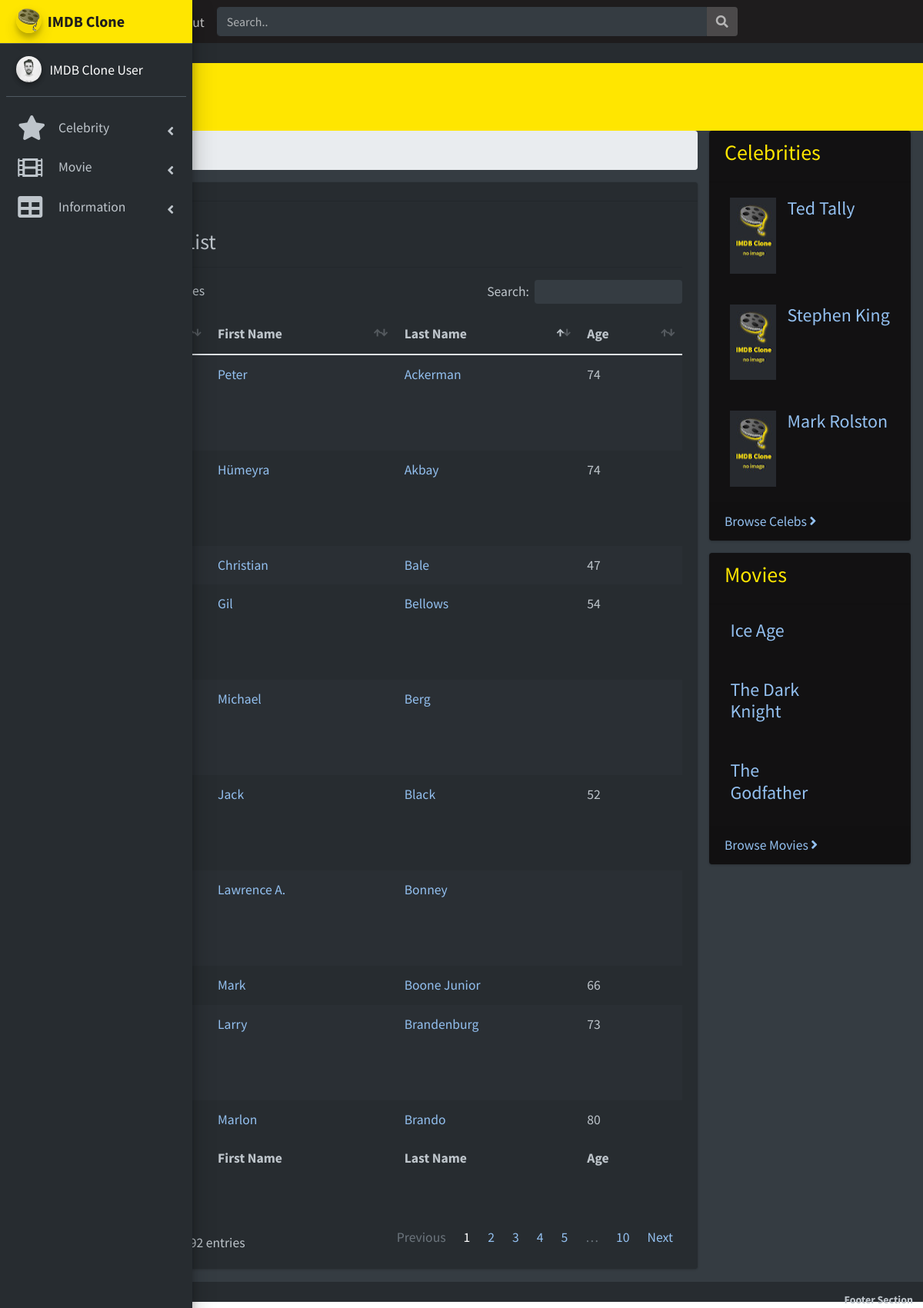
Screenshot of /celeb/ with the database file from the repository.
### celebs/models.py (models this page shows, shortened)
class Celebrity(NameSlugStampedModel):
    name = models.CharField(
        _('full name'), max_length=245, unique=False, db_index=True,
        blank=True, editable=False, help_text=_('computed full name'))
    birth_name = models.CharField(
        _('birth name'), max_length=245, blank=True)
    first_name = models.CharField(
        _('first name'), max_length=75)
    last_name = models.CharField(
        _('last name'), max_length=75, default='', blank=True)
    nick_name = models.CharField(
        _('nick name'), max_length=50, default='', blank=True)
    is_featured = models.BooleanField(
        _('featured'), default=False)
    imdb_id = models.CharField(
        _('IMDB Id'), max_length=15, default='', blank=True,
        db_index=True)
    birthdate = models.DateField(
        _('birth date'), blank=True, null=True)
    birth_place = models.CharField(
        _('birth place'), max_length=200, default='', blank=True)
    deathdate = models.DateField(
        _('death date'), blank=True, null=True)
    death_place = models.CharField(
        _('death place'), max_length=200, default='', blank=True)
    death_reason = models.CharField(
        _('death reason'), max_length=255, default='', blank=True)
    content = RichTextField(
        _('biography'), default='', blank=True)
    content_source = models.URLField(
        _('content source'), default='', blank=True)
    trailer = models.URLField(
        _('trailer'), default='', blank=True,
        help_text=_('trailer url (ONLY for youtube videos yet)'))
    trailer_info = models.CharField(
        _('trailer info'), max_length=250, default='', blank=True)
    image = models.ImageField(
        _('image'), upload_to=celeb_directory_path,
        blank=True, null=True)
    image_credit = models.CharField(
        _('image credit'), max_length=250, default='', blank=True)
    duties = models.ManyToManyField(
        Duty, blank=True,
        related_name='celebs', verbose_name=_('duties'),
        help_text=_("Celebrities' duties in movies"))
    @cached_property
    def age(self):
        return get_age(self.birthdate, self.deathdate)
    class Meta:
        verbose_name = _('celebrity')
        verbose_name_plural = _('celebrities')

### movies/models.py (models this page shows, shortened)
class Movie(NameSlugStampedModel):
    name = models.CharField(
        _('title'), max_length=245, unique=True)
    original_name = models.CharField(
        _('original title'), max_length=245, default='', blank=True)
    is_featured = models.BooleanField(
        _('featured'), default=False)
    release_date = models.DateField(
        _('release date'), blank=True, null=True)
    duration = models.PositiveSmallIntegerField(
        _('duration'), default=0, blank=True, help_text=_('in minutes'))
    imdb_rating = models.FloatField(
        _('IMDB rating'), default=0, blank=True,
        validators=[
            MinValueValidator(0.0, message=_(
                'min. value cannot be negative')),
            MaxValueValidator(10.0, message=_(
                'max. value cannot be more then 10'))],
        help_text=_('e.g. 6.8'))
    imdb_raters_count = models.PositiveIntegerField(
        _('IMDB raters count'), default=0, blank=True)
    imdb_id = models.CharField(
        _('IMDB Id'), max_length=15, default='', blank=True,
        db_index=True)
    intro = models.TextField(
        _('intro'), default='', blank=True, max_length=500)
    content = RichTextField(
        _('content'), default='', blank=True)
    content_source = models.URLField(
        _('content source'), default='', blank=True)
    trailer = models.URLField(
        _('trailer'), default='', blank=True,
        help_text=_('trailer url (ONLY for youtube videos yet)'))
    trailer_info = models.CharField(
        _('trailer info'), max_length=250, default='', blank=True)
    country = models.CharField(
        _('country'), max_length=100, default='', blank=True)
    language = models.CharField(
        _('language'), max_length=100, default='', blank=True)
    image = models.ImageField(
        _('image'), upload_to=movie_directory_path,
        blank=True, null=True)
    image_credit = models.CharField(
        _('image credit'), max_length=250, default='', blank=True)
    pg_rating = models.ForeignKey(
        PgRating, on_delete=models.SET_NULL, blank=True, null=True,
        related_name='movies', verbose_name=_('PG rating'))
    genres = models.ManyToManyField(
        Genre, blank=True,
        related_name='movies', verbose_name=_('genre'))
    crews = models.ManyToManyField(
        'celebs.Celebrity', through='MovieCrew', blank=True,
        related_name='movies', verbose_name=_('crews'))
    class Meta:
        verbose_name = _('movie')
        verbose_name_plural = _('movies')

### celebs/views.py (the view)
# urls.py: path('', CelebListView.as_view(
class CelebListView(ListView):
    model = Celebrity
    def get_context_data(self, *args, **kwargs):
        context = super().get_context_data(*args, **kwargs)
        context['title'] = _('Celebrities')
        context['random_celebs'] = get_random_celebs(3)
        context['random_movies'] = get_random_movies_limited(3)
        return context

### assets/templates/html/lte/celebs/celeb_list.html (shortened to what this page needs)
{% extends 'html/lte/celebs/base_list.html' %}
{% load static i18n imagekit %}
{% block content %}
  <div class="card box">
    <div class="card-header">
    </div>
    <div class="card-body">
      <h3>{{ title }} List</h3>
      <hr>
      <table id="list" class="table table-hover dataTable display">
          <caption>{{ title }} List</caption>
          <thead>
            <tr>
              <th>{% trans 'First Name' %}</th>
              <th>{% trans 'Last Name' %}</th>
              <th>{% trans 'Age' %}</th>
            </tr>
          </thead>
          <tbody>
            {% for item in object_list %}
            <tr>
              <td>
              </td>
              <td>
                <a href="{% url 'celeb-detail' item.slug %}">
                  {{ item.first_name }}</a></td>
              <td><a href="{% url 'celeb-detail' item.slug %}">
                {{ item.last_name }}</a></td>
              <td>{{ item.age }}</td>
            </tr>
            {% endfor %}
          </tbody>
          <tfoot>
            <tr>
              <th></th>
              <th>{% trans 'First Name' %}</th>
              <th>{% trans 'Last Name' %}</th>
              <th>{% trans 'Age' %}</th>
            </tr>
          </tfoot>
        </table>
    </div>
  </div>
  {% endblock %}

### assets/templates/html/lte/celebs/base_list.html (shortened to what this page needs)
{% extends 'html/lte/celebs/base.html' %}
{% load static i18n %}
{% block extra_plugin_style %}
<link rel="stylesheet" href="{% static 'html/lte/plugins/datatables-bs4/css/dataTables.bootstrap4.min.css' %}">
<link rel="stylesheet" href="{% static 'html/lte/plugins/datatables-responsive/css/responsive.bootstrap4.min.css' %}">
{% endblock %}

### assets/templates/html/lte/celebs/base.html (shortened to what this page needs)
{% extends 'html/lte/base.html' %}

### assets/templates/html/lte/base.html (shortened to what this page needs)
{% load i18n static imagekit %}<!DOCTYPE html>
<html lang="{{ LANGUAGE_CODE|default:'en-us' }}"
      {% if LANGUAGE_BIDI %}dir="rtl"{% endif %}>
  <head>
    <link rel="stylesheet"
          href="{% static 'html/lte/plugins/fontawesome-free/css/all.min.css' %}">
    {% block extra_plugin_style %}{% endblock %}
    <link rel="stylesheet" href="{% static 'html/lte/css/adminlte.min.css' %}">
    <link rel="stylesheet"
          href="{% static 'html/lte/css/skins/skin-midnight.min.css' %}">
    <link rel="stylesheet" href="{% static 'html/lte/css/site.css' %}">
  </head>
  {% load i18n %}
  <body
    class="sidebar-mini sidebar-collapse
      sidebar-closed layout-fixed skin-midnight">
    <div class="wrapper">
      {% include 'html/lte/_partials/_10_nav.html' %}
\      {% include 'html/lte/_partials/_20_aside.html' %}
      <div class="content-wrapper {% if request.path == '/' %}home-wrapper{% endif %}">
        <section class="content-header">
          <div class="container-fluid">
            <div class="row mb-2">
              <div class="col-sm-12">
                <h1>
                </h1>
              </div>
            </div>
          </div>
        </section>
        <section class="content">
          <div class="container-fluid">
            <div class="row">
              <div class="{% if request.path != '/' %}col-lg-9{% else %}col-lg-12{% endif %}">
                {% if request.path != '/' %}
                <nav aria-label="breadcrumb">
                  <ol class="breadcrumb">
                    <li class="breadcrumb-item">
                      <a href="{% url 'index' %}"
                        class="text-midnight" title="{% trans 'Index' %}">
                        {% trans 'Home' %}</a>
                    </li>
                    {% block crumbs %}
                      {% if title %}
                        <li class="breadcrumb-item active"
                            title="{{ title_alt }}">{{ title }}
                        </li>
                      {% endif %}
                    {% endblock %}
                  </ol>
                </nav>
                {% endif %}
                {% block content %}
                {% endblock %}
              </div>
              {% if request.path != '/' %}
              <div class="col-lg-3">
                <div class="card right-side">
                  <div class="card-header">
                    <h3 class="h3 ic-color">
                      {% trans 'Celebrities' %}
                    </h3>
                  </div>
                    {% for celeb in random_celebs %}
                    <div class="card-body">
                      <div class="col-4 float-left">
                        <a href="{% url 'celeb-detail' celeb.slug %}">
                        {% if celeb.image %}
                          {% generateimage 'ic_thumbnail' source=celeb.image -- alt=celeb.name class='img-fluid w-90' %}
                        {% else %}
                        <img class="img-fluid w-90"
                          src="{% static 'no-image-thumbnail.jpg' %}"
                          alt="{% trans 'no image' %}">
                        {% endif %}
                        </a>
                      </div>
                      <div class="col-8 float-left">
                        <h4>
                          <a href="{% url 'celeb-detail' celeb.slug %}">
                            {{ celeb.name }}</a></h4>
                      </div>
                    </div>
                    {% endfor %}
                  <div class="card-footer">
                    <a href="{% url 'celeb-list' %}">
                      {% trans 'Browse Celebs' %}
                      <i class="right fas fa-angle-right"></i></a>
                  </div>
                </div>
                <div class="card right-side">
                  <div class="card-header">
                    <h3 class="h3 ic-color">
                      {% trans 'Movies' %}</h3>
                  </div>
                    {% for movie in random_movies %}
                    <div class="card-body">
                      <div class="col-8 float-left">
                        <h4>
                          <a href="{% url 'movie-detail' movie.slug %}">
                            {{ movie.name }}</a></h4>
                      </div>
                    </div>
                    {% endfor %}
                  <div class="card-footer">
                    <a href="{% url 'movie-list' %}">
                      {% trans 'Browse Movies' %}
                      <i class="right fas fa-angle-right"></i></a>
                  </div>
                </div>
              </div>
              {% endif %}
            </div>
          </div>
        </section>
      </div>
      {% include 'html/lte/_partials/_70_footer.html' %}
    </div>
  </body>
</html>

### assets/templates/html/lte/_partials/_10_nav.html (shortened to what this page needs)
{% load i18n static %}
<nav class="main-header navbar navbar-expand navbar-dark border-bottom-0">
  <ul class="navbar-nav">
    <li class="nav-item">
      <a class="nav-link" data-widget="pushmenu"
        href="#" role="button"></a>
    </li>
    <li class="nav-item d-none d-sm-inline-block">
      <a href="{% url 'index' %}" class="nav-link">{% trans 'Home' %}</a>
    </li>
  <li class="nav-item d-none d-sm-inline-block">
      <a href="#" class="nav-link">About Us</a>
    </li>
  </ul>
  <form class="form-inline mx-auto nav-search" action="{% url 'search' %}">
    <div class="input-group">
      <input class="form-control form-control-navbar" type="search"
        placeholder="{% trans 'Search..' %}"
        aria-label="{% trans 'Search' %}" name="q">
      <div class="input-group-append">
        <button class="btn btn-navbar" type="submit">
          <i class="fas fa-search"></i>
        </button>
      </div>
    </div>
  </form>
  <ul class="navbar-nav ml-auto">
    <li class="nav-item dropdown">
      <a type="button" class="nav-link"
        data-toggle="modal" data-target="#loginModal">
      </a>
    </li>
    <li class="nav-item dropdown">
      <a type="button" class="nav-link"
        data-toggle="modal" data-target="#registerModal">
      </a>
    </li>
  </ul>
</nav>

### assets/templates/html/lte/_partials/_20_aside.html (shortened to what this page needs)
{% load static i18n %}
<aside class="main-sidebar sidebar-dark-primary elevation-4">
  <a href="{% url 'index' %}" class="brand-link navbar-imdb-clone">
    <img src="{% static 'html/lte/img/imdb-clone-logo.png' %}" alt="AdminLTE Logo" class="brand-image img-circle elevation-3" style="opacity: .8">
    <span class="brand-text font-weight-bold primary text-midnight">IMDB Clone</span>
  </a>
  <div class="sidebar">
    <div class="user-panel mt-3 pb-3 mb-3 d-flex">
      <div class="image">
        <img
          src="{% if user.image %}{{ user.image.url }}{% else %}{% static 'html/lte/img/user1-128x128.jpg' %}{% endif %}"
          class="img-circle elevation-2" alt="User Image">
      </div>
      <div class="info">
        <a href="#" class="d-block">
          {% if user.is_authenticated %}
            {% if user.first_name or user.last_name %}
              {{ user.first_name }} {{ user.last_name }}
            {% else %}
              {{ user.username }}
            {% endif %}
          {% else %}
            IMDB Clone User
          {% endif %}
        </a>
      </div>
    </div>
    <nav class="mt-2">
      <ul class="nav nav-pills nav-sidebar flex-column" data-widget="treeview" role="menu" data-accordion="false">
        <li class="nav-item has-treeview">
          <a href="#" class="nav-link flex-display">
            <i class="nav-icon fas fa-star"></i>
            <p class="pl-4">
              {% trans 'Celebrity' %}
              <i class="right fas fa-angle-left"></i>
            </p>
          </a>
        </li>
        <li class="nav-item has-treeview">
          <a href="#" class="nav-link flex-display">
            <i class="nav-icon fas fa-film"></i>
            <p class="pl-4">
              {% trans 'Movie' %}
              <i class="fas fa-angle-left right"></i>
            </p>
          </a>
        </li>
        <li class="nav-item has-treeview">
          <a href="#" class="nav-link flex-display">
            <i class="nav-icon fas fa-table"></i>
            <p class="pl-4">
              {% trans 'Information' %}
              <i class="fas fa-angle-left right"></i>
            </p>
          </a>
        </li>
      </ul>
    </nav>
  </div>
</aside>

### assets/templates/html/lte/_partials/_70_footer.html
{% load i18n %}
<footer class="main-footer text-sm">
  <div class="float-right d-none d-sm-block">
    <b>Footer Section</b>
  </div>
</footer>

### rows the page displays
Celebrity: first_name "Peter", last_name "Ackerman", age "74"
Celebrity: first_name "Christian", last_name "Bale", age "47"
Celebrity: first_name "Gil", last_name "Bellows", age "54"
Celebrity: first_name "Michael", last_name "Berg"
Celebrity: first_name "Jack", last_name "Black", age "52"
Celebrity: first_name "Lawrence A.", last_name "Bonney"
Celebrity: first_name "Mark", last_name "Boone Junior", age "66"
Celebrity: first_name "Larry", last_name "Brandenburg", age "73"
Celebrity: first_name "Marlon", last_name "Brando", age "80"
Celebrity: first_name "Hümeyra", last_name "Akbay", age "74"
Celebrity: name "Ted Tally"
Celebrity: name "Stephen King"
Celebrity: name "Mark Rolston"
Movie: name "Ice Age"
Movie: name "The Dark Knight"
Movie: name "The Godfather"
